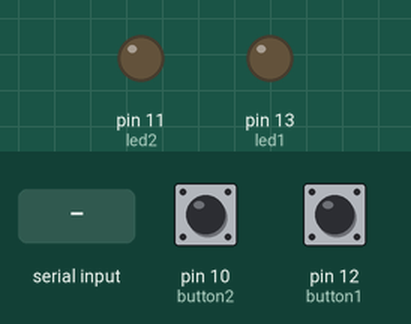
Simulated run of this sketch. Board: Arduino Uno, built with avr-gcc and run on an emulated ATmega328P. On the bench: output pins drawn as LEDs (lit = HIGH). The test bench sets the inputs (shaded band); at power-on: pin 10 (button2) LOW, pin 12 (button1) LOW.

Above: at 1.2 s.
1.3 s: "1" received over Serial
At 2.5 s:
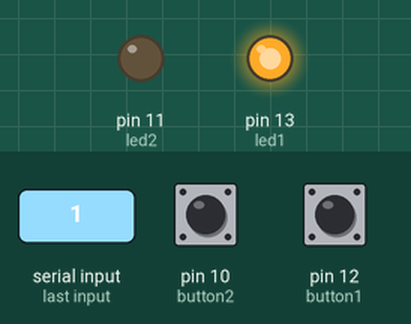
2.8 s: "3" received over Serial
At 3.8 s:
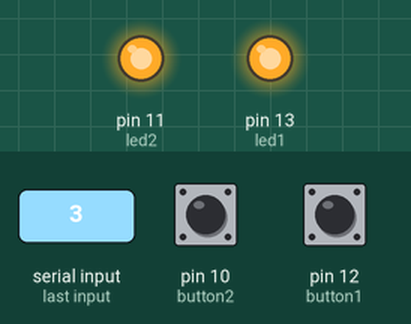
4.3 s: "0" received over Serial
At 5.0 s:
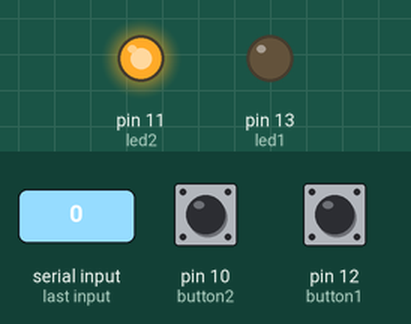
7.4 s: "2" received over Serial
At 8.5 s:
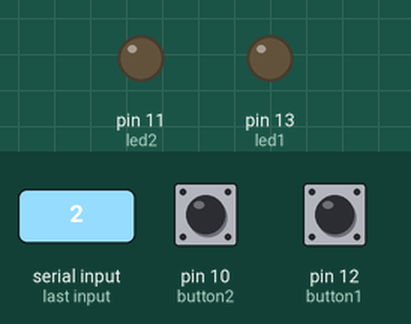
Timing chart, 0 to 9.9 s (numbered marks = the images above; inputs shaded):
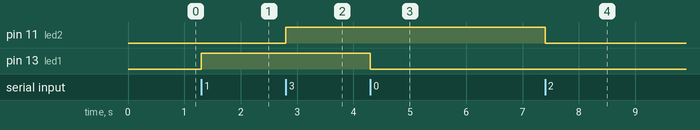

The sketch:

Arduino_Sketch_Thesis_Code.ino
```cpp
//Declare variables
int led1 = 13;
int led2 = 11;
int button1 = 12;
int button2= 10;

void setup() {
  //Assign pins for sending/receiving data
  pinMode(led1, OUTPUT);
  pinMode(button1, INPUT);
  pinMode(led2, OUTPUT);
  pinMode(button2, INPUT);
  Serial.begin(9600);  // Open serial port, set baud rate of 9600
  }

void loop(){
  //if serial is available
  if(Serial.available() > 0) {
  char ledState = Serial.read();  //Read the data, store in ledState

  //ifledState is 1
  if(ledState == '1'){
  digitalWrite(led1, HIGH);  // turn the led1 on
  }

  //ifledState is 0
  if(ledState == '0'){
  digitalWrite(led1, LOW); // turn the led1 off
  }
  //ifledState is 3
  if(ledState == '3'){
  digitalWrite(led2, HIGH); // turn led2 on
  }

  //ifledState is 2
  if(ledState == '2'){
  digitalWrite(led2, LOW); // turn led2 off
  }
}

  // Declare variables for buttonStates 1 & 2
  // and assign the data from the buttons to be stored in them
  int buttonState1 = digitalRead(button1);
  int buttonState2 = digitalRead(button2);

  // if buttonState 1 is high
  if ( buttonState1 == HIGH){
    Serial.println(101);  // print 101 to console
    delay(500);  // Set a delay of 500ms
    }

    // if buttonState 2 is high
    if ( buttonState2 == HIGH){

  Serial.println(102); // print 102 to console
  delay(500); // Set a delay of 500ms
  }
}
```

Measured:
- after the input at 1.3 s, pin 13 (led1): LOW → HIGH at once
- after the input at 2.8 s, pin 11 (led2): LOW → HIGH at once
- after the input at 4.3 s, pin 13 (led1): HIGH → LOW at once
- after the input at 7.4 s, pin 11 (led2): HIGH → LOW at once
